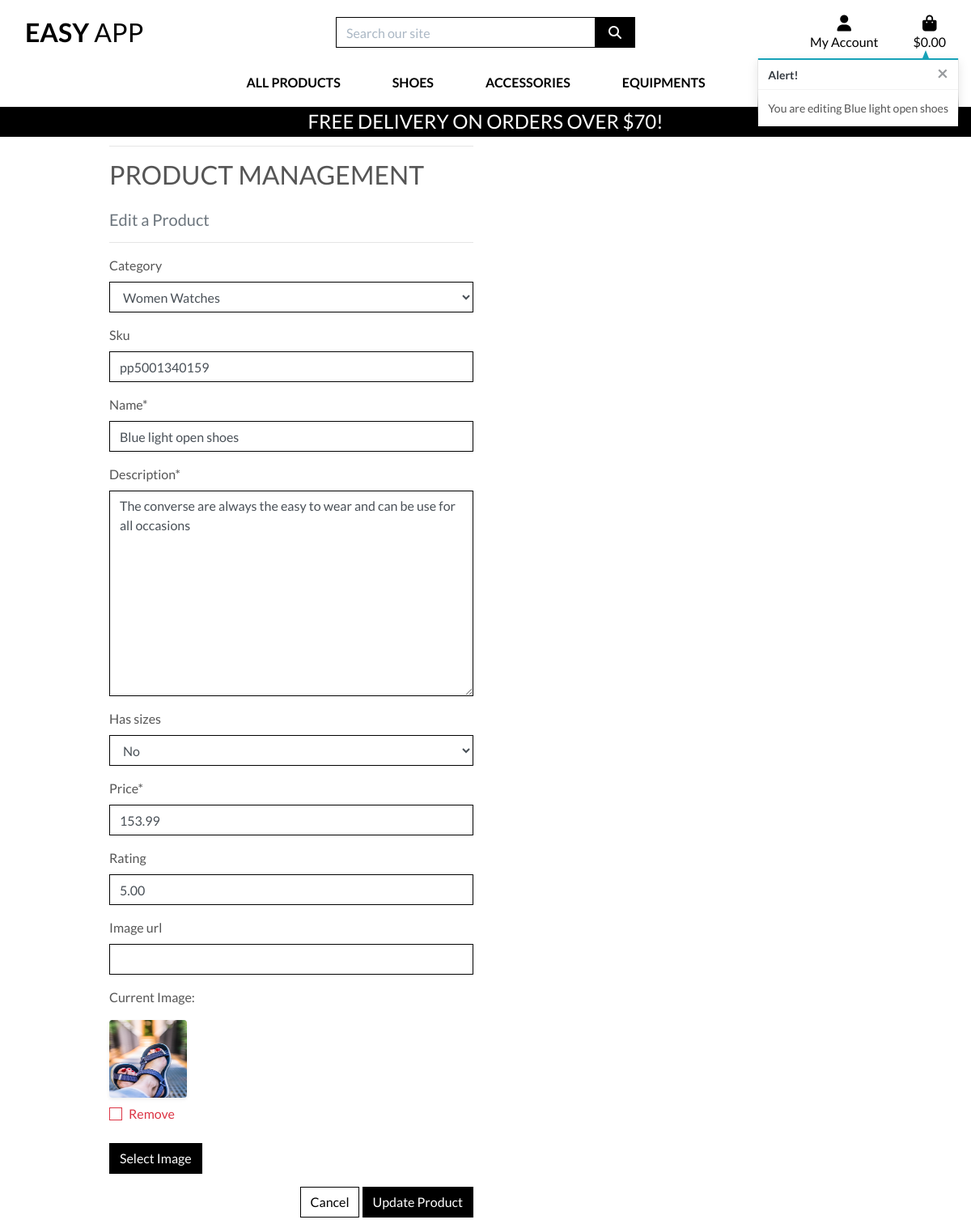
Before: /products/edit/3/ (signed in) with the older database file.
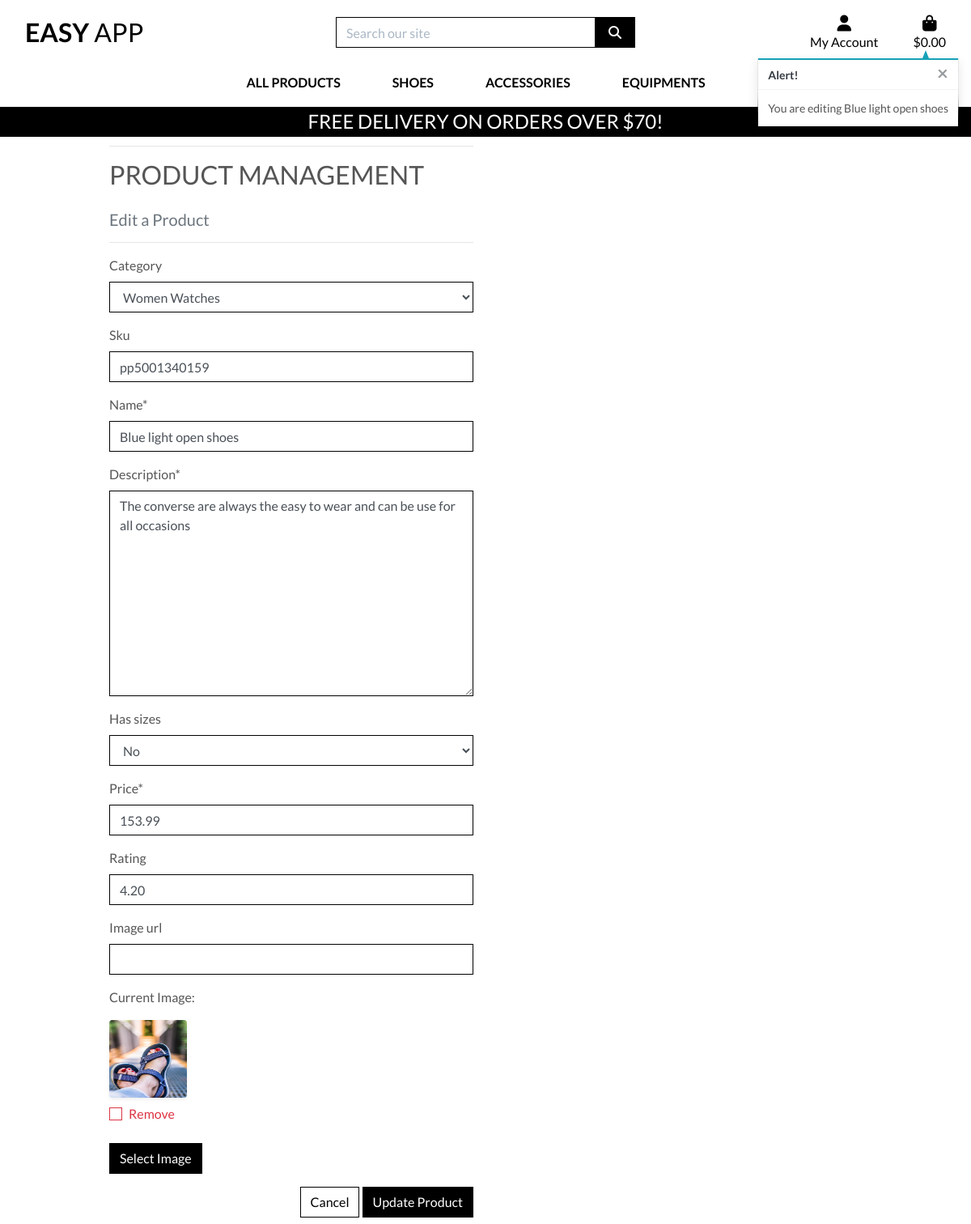
After: the same page with the newer database file.
### products/models.py (models this page shows, shortened)
class Product(models.Model):
    category = models.ForeignKey('Category', null=True, blank=True, on_delete=models.SET_NULL)
    sku = models.CharField(max_length=254, null=True, blank=True)
    name = models.CharField(max_length=254)
    description = models.TextField()
    has_sizes = models.BooleanField(default=False, null=True, blank=True)
    price = models.DecimalField(max_digits=6, decimal_places=2)
    rating = models.DecimalField(max_digits=6, decimal_places=2, null=True, blank=True)
    image_url = models.URLField(max_length=1024, null=True, blank=True)
    image = models.ImageField(null=True, blank=True)

### products/views.py (the view)
# urls.py: path('edit/<int:product_id>/', views.edit_product, name='edit_product'),
@login_required
def edit_product(request, product_id):
    if not request.user.is_superuser:
        messages.error(request, 'Sorry, only store owners can do that.')
        return redirect(reverse('home'))
    product = get_object_or_404(Product, pk=product_id)
    if request.method == 'POST':
        form = ProductForm(request.POST, request.FILES, instance=product)
        if form.is_valid():
            form.save()
            messages.success(request, 'Successfully updated product!')
            return redirect(reverse('product_detail', args=[product.id]))
        else:
            messages.error(request, 'Failed to update product. Please ensure the form is valid.')
    else:
        form = ProductForm(instance=product)
        messages.info(request, f'You are editing {product.name}')
    template = 'products/edit_product.html'
    context = {
        'form': form,
        'product': product,
    }
    return render(request, template, context)

### products/forms.py
class ProductForm(forms.ModelForm):
    class Meta:
        model = Product
        fields = '__all__'
    image = forms.ImageField(label='Image', required=False, widget=CustomClearableFileInput)
    def __init__(self, *args, **kwargs):
        super().__init__(*args, **kwargs)
        categories = Category.objects.all()
        friendly_names = [(c.id, c.get_friendly_name()) for c in categories]
        self.fields['category'].choices = friendly_names
        for field_name, field in self.fields.items():
            field.widget.attrs['class'] = 'border-black rounded-0'

### bag/contexts.py (called while the page is built, shortened)
def bag_contents(request):
    bag_items = []
    total = 0
    product_count = 0
    bag = request.session.get('bag', {})
    if total < settings.FREE_DELIVERY_THRESHOLD:
        delivery = total * Decimal(settings.STANDARD_DELIVERY_PERCENTAGE / 100)
        free_delivery_delta = settings.FREE_DELIVERY_THRESHOLD - total
    else:
        delivery = 0
        free_delivery_delta = 0
    grand_total = delivery + total
    context = {
        'bag_items': bag_items,
        'total': total,
        'product_count': product_count,
        'delivery': delivery,
        'free_delivery_delta': free_delivery_delta,
        'free_delivery_threshold': settings.FREE_DELIVERY_THRESHOLD,
        'grand_total': grand_total,
    }
    return context

### products/models.py (called while the page is built)
    def get_friendly_name(self):
        return self.friendly_name

### products/templates/products/edit_product.html (shortened to what this page needs)
{% extends "base.html" %}
{% load static %}
{% block page_header %}
    <div class="container header-container">
    </div>
{% endblock %}
{% block content %}
    <div class="overlay"></div>
    <div class="container">
        <div class="row">
            <div class="col-12 col-md-6">
                <hr>
                <h2 class="logo-font mb-4">Product Management</h2>
                <h5 class="text-muted">Edit a Product</h5>
                <hr>
            </div>
        </div>
        <div class="row">
            <div class="col-12 col-md-6">
                <form method="POST" action="{% url 'edit_product' product.id %}" class="form mb-2" enctype="multipart/form-data">
                    {% for field in form %}
                        {% if field.name != 'image' %}
                            {{ field | as_crispy_field }}
                        {% else %}
                            {{ field }}
                        {% endif %}
                    {% endfor %}
                    <div class="text-right">
                        <a class="btn btn-outline-black rounded-0" href="{% url 'products' %}">Cancel</a>
                        <button class="btn btn-black rounded-0" type="submit">Update Product</button>
                    </div>
                </form>
            </div>
        </div>
    </div>
{% endblock %}

### templates/base.html (shortened to what this page needs)
{% load static %}
<!doctype html>
<html lang="en">
  <head>
    {% block corecss %}
        <link rel="stylesheet" href="https://stackpath.bootstrapcdn.com/bootstrap/4.4.1/css/bootstrap.min.css">
        <link rel="stylesheet" href="{% static 'css/base.css' %}">
    {% endblock %}
  </head>
  <body>
    <header class="container-fluid fixed-top">
        <div id="topnav" class="row bg-white pt-lg-2 d-none d-lg-flex">
            <div class="col-12 col-lg-4 my-auto py-1 py-lg-0 text-center text-lg-left">
                <a href="{% url 'home' %}" class="nav-link main-logo-link">
                    <h2 class="logo-font text-black my-0"><strong>Easy</strong> App</h2>
                </a>
            </div>
            <div class="col-12 col-lg-4 my-auto py-1 py-lg-0">
                <form method="GET" action="{% url 'products' %}">
                    <div class="input-group w-100">
                        <input class="form-control border border-black rounded-0" type="text" name="q" placeholder="Search our site">
                        <div class="input-group-append">
                            <button class="form-control btn btn-black border border-black rounded-0" type="submit">
                                <span class="icon">
                                    <i class="fas fa-search"></i>
                                </span>
                            </button>
                        </div>
                    </div>
                </form>
            </div>
            <div class="col-12 col-lg-4 my-auto py-1 py-lg-0">
                <ul class="list-inline list-unstyled text-center text-lg-right my-0">
                    <li class="list-inline-item dropdown">
                        <a class="text-black nav-link" href="#" id="user-options" data-toggle="dropdown" aria-haspopup="true" aria-expanded="false">
                            <div class="text-center">
                                <div><i class="fas fa-user fa-lg"></i></div>
                                <p class="my-0">My Account</p>
                            </div>
                        </a>
                    </li>
                    <li class="list-inline-item">
                        <a class="{% if grand_total %}text-info font-weight-bold{% else %}text-black{% endif %} nav-link" href="{% url 'view_bag' %}">
                            <div class="text-center">
                                <div><i class="fas fa-shopping-bag fa-lg"></i></div>
                                <p class="my-0">
                                    {% if grand_total %}
                                        ${{ grand_total|floatformat:2 }}
                                    {% else %}
                                        $0.00
                                    {% endif %}
                                </p>
                            </div>
                        </a>
                    </li>
                </ul>
            </div>
        </div>
        <div class="row bg-white">
            <nav class="navbar navbar-expand-lg navbar-light w-100">
                {% include 'includes/main-nav.html'%}
            </nav>
        </div>
        <div id="delivery-banner" class="row text-center">
            <div class="col bg-black text-white">
                <h4 class="logo-font my-1">Free delivery on orders over ${{ free_delivery_threshold }}!</h4>
            </div>
        </div>
    </header>
    {% if messages %}
        <div class="message-container">
            {% for message in messages %}
                {% with message.level as level %}
                    {% if level == 40 %}
                        {% include 'includes/toasts/toast_error.html' %}
                    {% elif level == 30 %}
                        {% include 'includes/toasts/toast_warning.html' %}
                    {% elif level == 25 %}
                        {% include 'includes/toasts/toast_success.html' %}
                    {% else %}
                        {% include 'includes/toasts/toast_info.html' %}
                    {% endif %}
                {% endwith %}
            {% endfor %}
        </div>
    {% endif %}
    {% block page_header %}
    {% endblock %}
    {% block content %}
    {% endblock %}
  </body>
</html>

### templates/includes/main-nav.html (shortened to what this page needs)
<div class="collapse navbar-collapse" id="main-nav">
    <ul class="menu navbar-nav w-auto mx-auto">
        <li class="nav-item" >
            <a class="logo-font font-weight-bold nav-link text-black mr-5" href="#" id="all-products-link" data-toggle="dropdown" aria-haspopup="true" aria-expanded="false">
                All Products
            </a>
        </li>
        <li class="nav-item">
            <a class="logo-font font-weight-bold nav-link text-black mr-5" href="#" id="shoes-link" data-toggle="dropdown" aria-haspopup="true" aria-expanded="false">
                Shoes
            </a>
        </li>
        <li class="nav-item">
            <a class="logo-font font-weight-bold nav-link text-black mr-5" href="#" id="accessories-link" data-toggle="dropdown" aria-haspopup="true" aria-expanded="false">
                Accessories
            </a>
                </li>
            </ul>
        <li class="nav-item">
            <a class="logo-font font-weight-bold nav-link text-black mr-5" href="#" id="accessories-link" data-toggle="dropdown" aria-haspopup="true" aria-expanded="false">
                Equipments
            </a>
        </li>
</div>

### templates/includes/toasts/toast_info.html
<div class="toast custom-toast rounded-0 border-top-0" data-autohide="false">
    <div class="arrow-up arrow-info"></div>
    <div class="w-100 toast-capper bg-info"></div>
    <div class="toast-header bg-white text-dark">
        <strong class="mr-auto">Alert!</strong>
        <button type="button" class="ml-2 mb-1 close text-dark" data-dismiss="toast" aria-label="Close">
            <span aria-hidden="true">&times;</span>
        </button>
    </div>
    <div class="toast-body bg-white">
        {{ message }}
    </div>
</div>

### products/templates/products/custom_widget_templates/custom_clearable_file_input.html (shortened to what this page needs)
{% if widget.is_initial %}
    <p>{{ widget.initial_text }}:</p>
    <a href="{{ widget.value.url }}">
        <img width="96" height="96" class="rounded shadow-sm" src="{{ widget.value.url }}">
    </a>
    {% if not widget.required %}
        <div class="custom-control custom-checkbox mt-2">
            <label class="custom-control-label text-danger" for="{{ widget.checkbox_id }}">{{ widget.clear_checkbox_label }}</label>
        </div>
    {% endif %}<br>
{% endif %}
<span class="btn btn-black rounded-0 btn-file">
    Select Image <input id="new-image" type="{{ widget.type }}" name="{{ widget.name }}"{% include "django/forms/widgets/attrs.html" %}>
</span>

### static/css/base.css (style rules this page uses)
html { height: 100%; }
body { background: url('/media/homepage_background_cropped.jpg') no-repeat center center fixed; background-size: cover; height: calc(100vh - 164px); color: #555; font-family: 'Lato'; }
.icon { align-items: center; display: inline-flex; justify-content: center; height: 1.5rem; width: 1.5rem; }
.logo-font { text-transform: uppercase; }
.main-logo-link { width: fit-content; }
.btn-black { background: black; color: white; }
.btn-outline-black { background: white; color: black !important; border: 1px solid black; }
.text-black { color: #000 !important; }
.border-black { border: 1px solid black !important; }
.bg-black { background: #000 !important; }
.overlay { height: 100%; width: 100%; top: 0; left: 0; position: fixed; background: white; z-index: -1; }
input[name='q']::placeholder { color: #aab7c4; }
.message-container { position: fixed; top: 72px; right: 15px; z-index: 99999999999; }
.custom-toast { overflow: visible; }
.toast-capper { height: 2px; }
.arrow-up { width: 0; height: 0; border-left: 4px solid transparent; border-right: 4px solid transparent; border-bottom: 10px solid black; position: absolute; top: -10px; right: 36px; }
.arrow-info { border-bottom-color: #17a2b8 !important; }
@media (min-width: 1200px) { .container { max-width: 80%; } }
.btn-file { position: relative; overflow: hidden; }
.custom-checkbox .custom-control-label::before { border-radius: 0; border-color: #dc3545; }
@media (min-width: 992px) { .header-container { padding-top: 164px; } }
ul { list-style: none; }
.menu > li, .menu > a { display: inline-block; }
.menu li { position: relative; }
.menu a { text-decoration: none; display: block; padding: 10px 1.5rem; transition: background-color .22s ease, color .22s ease; }

Changed rows visible on the page:
changed Product "Women Watches": rating "5.00" → "4.20"
